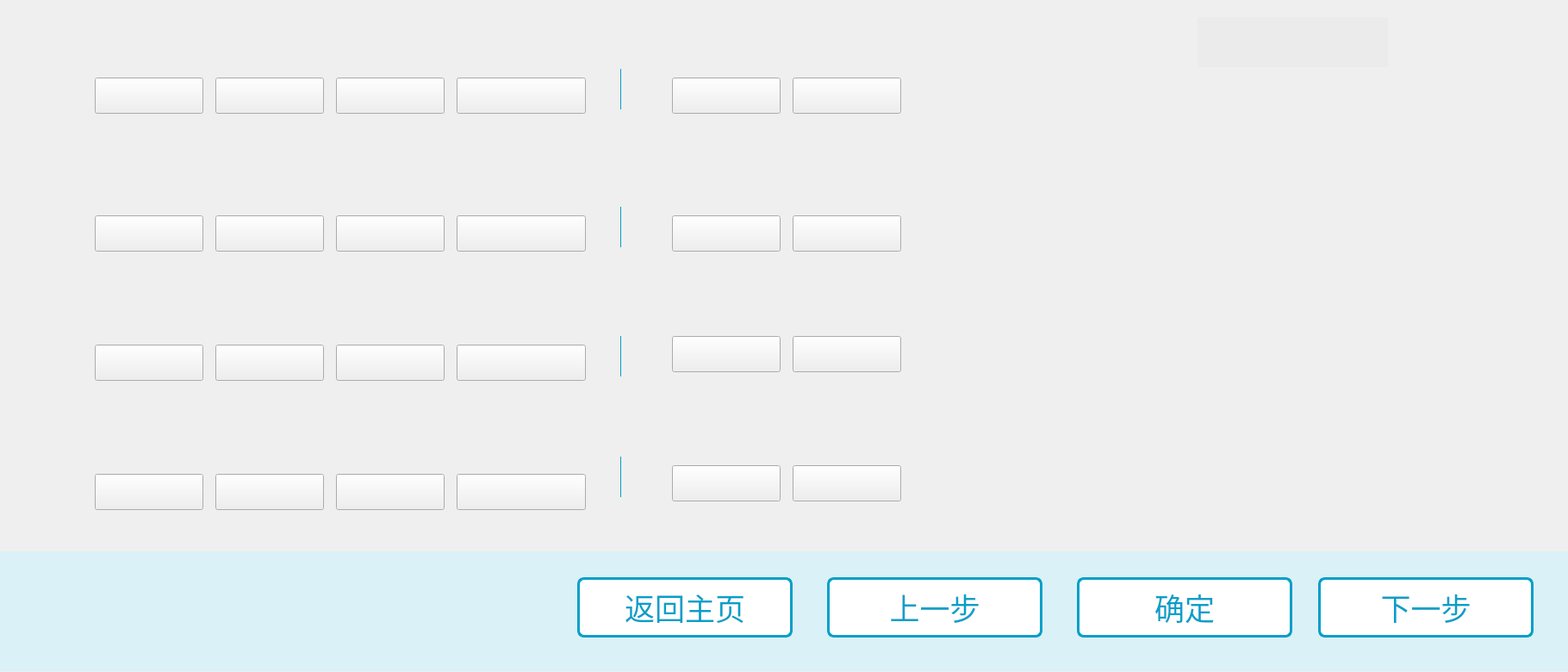
<?xml version="1.0" encoding="UTF-8"?>
<ui version="4.0">
 <class>AutoTreatLegUnblockClass</class>
 <widget class="QWidget" name="AutoTreatLegUnblockClass">
  <property name="geometry">
   <rect>
    <x>0</x>
    <y>0</y>
    <width>1820</width>
    <height>780</height>
   </rect>
  </property>
  <property name="windowTitle">
   <string>AutoTreatLegUnblock</string>
  </property>
  <widget class="QLabel" name="label_Bottom">
   <property name="geometry">
    <rect>
     <x>0</x>
     <y>640</y>
     <width>1820</width>
     <height>139</height>
    </rect>
   </property>
   <property name="styleSheet">
    <string notr="true">background-color:#DAF1F7;</string>
   </property>
   <property name="text">
    <string/>
   </property>
  </widget>
  <widget class="QLabel" name="label_XueweiImage">
   <property name="geometry">
    <rect>
     <x>1270</x>
     <y>100</y>
     <width>449</width>
     <height>535</height>
    </rect>
   </property>
   <property name="text">
    <string/>
   </property>
   <property name="pixmap">
    <pixmap resource="PhysicalTherapyRobot.qrc">:/LegUnblock.png</pixmap>
   </property>
  </widget>
  <widget class="QPushButton" name="pushButton_LastStep">
   <property name="geometry">
    <rect>
     <x>960</x>
     <y>670</y>
     <width>250</width>
     <height>70</height>
    </rect>
   </property>
   <property name="font">
    <font>
     <family>阿里巴巴普惠体</family>
     <pointsize>26</pointsize>
     <weight>50</weight>
     <bold>false</bold>
    </font>
   </property>
   <property name="styleSheet">
    <string notr="true">QPushButton
{
    /*背景颜色*/  
	background-color:rgb(255,255,255);
	border-radius:8px;
	border:3px solid #059FC9;
	color:#059FC9;
}

QPushButton:pressed
{
    background-color:#059FC9;
	color:white;
}</string>
   </property>
   <property name="text">
    <string>上一步</string>
   </property>
  </widget>
  <widget class="QPushButton" name="pushButton_NextStep">
   <property name="geometry">
    <rect>
     <x>1530</x>
     <y>670</y>
     <width>250</width>
     <height>70</height>
    </rect>
   </property>
   <property name="font">
    <font>
     <family>阿里巴巴普惠体</family>
     <pointsize>26</pointsize>
     <weight>50</weight>
     <bold>false</bold>
    </font>
   </property>
   <property name="styleSheet">
    <string notr="true">QPushButton
{
    /*背景颜色*/  
	background-color:rgb(255,255,255);
	border-radius:8px;
	border:3px solid #059FC9;
	color:#059FC9;
}

QPushButton:pressed
{
    background-color:#059FC9;
	color:white;
}</string>
   </property>
   <property name="text">
    <string>下一步</string>
   </property>
  </widget>
  <widget class="QLabel" name="label_BackGround">
   <property name="geometry">
    <rect>
     <x>0</x>
     <y>0</y>
     <width>1820</width>
     <height>641</height>
    </rect>
   </property>
   <property name="styleSheet">
    <string notr="true"/>
   </property>
   <property name="text">
    <string/>
   </property>
  </widget>
  <widget class="QPushButton" name="pushButton_Confirm">
   <property name="geometry">
    <rect>
     <x>1250</x>
     <y>670</y>
     <width>250</width>
     <height>70</height>
    </rect>
   </property>
   <property name="font">
    <font>
     <family>阿里巴巴普惠体</family>
     <pointsize>26</pointsize>
     <weight>50</weight>
     <bold>false</bold>
    </font>
   </property>
   <property name="styleSheet">
    <string notr="true">QPushButton
{
    /*背景颜色*/  
	background-color:rgb(255,255,255);
	border-radius:8px;
	border:3px solid #059FC9;
	color:#059FC9;
}

QPushButton:pressed
{
    background-color:#059FC9;
	color:white;
}</string>
   </property>
   <property name="text">
    <string>确定</string>
   </property>
  </widget>
  <widget class="QPushButton" name="pushButton_BackToHome">
   <property name="geometry">
    <rect>
     <x>670</x>
     <y>670</y>
     <width>250</width>
     <height>70</height>
    </rect>
   </property>
   <property name="font">
    <font>
     <family>阿里巴巴普惠体</family>
     <pointsize>26</pointsize>
     <weight>50</weight>
     <bold>false</bold>
    </font>
   </property>
   <property name="styleSheet">
    <string notr="true">QPushButton
{
    /*背景颜色*/  
	background-color:rgb(255,255,255);
	border-radius:8px;
	border:3px solid #059FC9;
	color:#059FC9;
}

QPushButton:pressed
{
    background-color:#059FC9;
	color:white;
}</string>
   </property>
   <property name="text">
    <string>返回主页</string>
   </property>
  </widget>
  <widget class="QLabel" name="label_LeftTop">
   <property name="geometry">
    <rect>
     <x>70</x>
     <y>20</y>
     <width>1009</width>
     <height>137</height>
    </rect>
   </property>
   <property name="text">
    <string/>
   </property>
   <property name="pixmap">
    <pixmap resource="PhysicalTherapyRobot.qrc">:/LegUnblockLeftTop.png</pixmap>
   </property>
  </widget>
  <widget class="QLabel" name="label_LeftSecond">
   <property name="geometry">
    <rect>
     <x>70</x>
     <y>180</y>
     <width>1009</width>
     <height>137</height>
    </rect>
   </property>
   <property name="text">
    <string/>
   </property>
   <property name="pixmap">
    <pixmap resource="PhysicalTherapyRobot.qrc">:/legUnblockLeftSecond.png</pixmap>
   </property>
  </widget>
  <widget class="QLabel" name="label_LeftSecond_2">
   <property name="geometry">
    <rect>
     <x>70</x>
     <y>330</y>
     <width>1009</width>
     <height>137</height>
    </rect>
   </property>
   <property name="text">
    <string/>
   </property>
   <property name="pixmap">
    <pixmap resource="PhysicalTherapyRobot.qrc">:/LegUnblockLeftThird.png</pixmap>
   </property>
  </widget>
  <widget class="QLabel" name="label_LeftSecond_3">
   <property name="geometry">
    <rect>
     <x>70</x>
     <y>480</y>
     <width>1009</width>
     <height>137</height>
    </rect>
   </property>
   <property name="text">
    <string/>
   </property>
   <property name="pixmap">
    <pixmap resource="PhysicalTherapyRobot.qrc">:/LegUnblockLeftFourth.png</pixmap>
   </property>
  </widget>
  <widget class="QLabel" name="label_TreatTime">
   <property name="geometry">
    <rect>
     <x>1180</x>
     <y>18</y>
     <width>535</width>
     <height>67</height>
    </rect>
   </property>
   <property name="font">
    <font>
     <family>阿里巴巴普惠体</family>
     <pointsize>12</pointsize>
    </font>
   </property>
   <property name="text">
    <string/>
   </property>
   <property name="pixmap">
    <pixmap resource="PhysicalTherapyRobot.qrc">:/LegUnblockTreatTime.png</pixmap>
   </property>
  </widget>
  <widget class="QPushButton" name="pushButton_Decr">
   <property name="geometry">
    <rect>
     <x>1340</x>
     <y>26</y>
     <width>50</width>
     <height>50</height>
    </rect>
   </property>
   <property name="styleSheet">
    <string notr="true">border-radius:37px;</string>
   </property>
   <property name="text">
    <string/>
   </property>
   <property name="icon">
    <iconset resource="PhysicalTherapyRobot.qrc">
     <normaloff>:/--.png</normaloff>:/--.png</iconset>
   </property>
   <property name="iconSize">
    <size>
     <width>50</width>
     <height>50</height>
    </size>
   </property>
  </widget>
  <widget class="QPushButton" name="pushButton_Incr">
   <property name="geometry">
    <rect>
     <x>1610</x>
     <y>26</y>
     <width>50</width>
     <height>50</height>
    </rect>
   </property>
   <property name="styleSheet">
    <string notr="true">border-radius:37px;</string>
   </property>
   <property name="text">
    <string/>
   </property>
   <property name="icon">
    <iconset resource="PhysicalTherapyRobot.qrc">
     <normaloff>:/++.png</normaloff>:/++.png</iconset>
   </property>
   <property name="iconSize">
    <size>
     <width>50</width>
     <height>50</height>
    </size>
   </property>
  </widget>
  <widget class="QLabel" name="label_Time">
   <property name="geometry">
    <rect>
     <x>1390</x>
     <y>20</y>
     <width>221</width>
     <height>58</height>
    </rect>
   </property>
   <property name="font">
    <font>
     <family>阿里巴巴普惠体</family>
     <pointsize>12</pointsize>
    </font>
   </property>
   <property name="styleSheet">
    <string notr="true">background-color:#EBEBEB;</string>
   </property>
   <property name="text">
    <string/>
   </property>
   <property name="pixmap">
    <pixmap resource="PhysicalTherapyRobot.qrc">:/time.png</pixmap>
   </property>
   <property name="alignment">
    <set>Qt::AlignCenter</set>
   </property>
  </widget>
  <widget class="QPushButton" name="pushButton_Shangliao1">
   <property name="geometry">
    <rect>
     <x>110</x>
     <y>90</y>
     <width>126</width>
     <height>42</height>
    </rect>
   </property>
   <property name="text">
    <string/>
   </property>
   <property name="icon">
    <iconset resource="PhysicalTherapyRobot.qrc">
     <normaloff>:/ShangliaoUnush.png</normaloff>:/ShangliaoUnush.png</iconset>
   </property>
   <property name="iconSize">
    <size>
     <width>126</width>
     <height>42</height>
    </size>
   </property>
  </widget>
  <widget class="QPushButton" name="pushButton_Shangliao2">
   <property name="geometry">
    <rect>
     <x>110</x>
     <y>250</y>
     <width>126</width>
     <height>42</height>
    </rect>
   </property>
   <property name="text">
    <string/>
   </property>
   <property name="icon">
    <iconset resource="PhysicalTherapyRobot.qrc">
     <normaloff>:/ShangliaoUnush.png</normaloff>:/ShangliaoUnush.png</iconset>
   </property>
   <property name="iconSize">
    <size>
     <width>126</width>
     <height>42</height>
    </size>
   </property>
  </widget>
  <widget class="QPushButton" name="pushButton_Shangliao3">
   <property name="geometry">
    <rect>
     <x>110</x>
     <y>400</y>
     <width>126</width>
     <height>42</height>
    </rect>
   </property>
   <property name="text">
    <string/>
   </property>
   <property name="icon">
    <iconset resource="PhysicalTherapyRobot.qrc">
     <normaloff>:/ShangliaoUnush.png</normaloff>:/ShangliaoUnush.png</iconset>
   </property>
   <property name="iconSize">
    <size>
     <width>126</width>
     <height>42</height>
    </size>
   </property>
  </widget>
  <widget class="QPushButton" name="pushButton_Shangliao4">
   <property name="geometry">
    <rect>
     <x>110</x>
     <y>550</y>
     <width>126</width>
     <height>42</height>
    </rect>
   </property>
   <property name="text">
    <string/>
   </property>
   <property name="icon">
    <iconset resource="PhysicalTherapyRobot.qrc">
     <normaloff>:/ShangliaoUnush.png</normaloff>:/ShangliaoUnush.png</iconset>
   </property>
   <property name="iconSize">
    <size>
     <width>126</width>
     <height>42</height>
    </size>
   </property>
  </widget>
  <widget class="QPushButton" name="pushButton_Youyaoyan1">
   <property name="geometry">
    <rect>
     <x>250</x>
     <y>90</y>
     <width>126</width>
     <height>42</height>
    </rect>
   </property>
   <property name="text">
    <string/>
   </property>
   <property name="icon">
    <iconset resource="PhysicalTherapyRobot.qrc">
     <normaloff>:/YouyaoyanUnpush.png</normaloff>:/YouyaoyanUnpush.png</iconset>
   </property>
   <property name="iconSize">
    <size>
     <width>126</width>
     <height>42</height>
    </size>
   </property>
  </widget>
  <widget class="QPushButton" name="pushButton_Youyaoyan2">
   <property name="geometry">
    <rect>
     <x>250</x>
     <y>400</y>
     <width>126</width>
     <height>42</height>
    </rect>
   </property>
   <property name="text">
    <string/>
   </property>
   <property name="icon">
    <iconset resource="PhysicalTherapyRobot.qrc">
     <normaloff>:/YouyaoyanUnpush.png</normaloff>:/YouyaoyanUnpush.png</iconset>
   </property>
   <property name="iconSize">
    <size>
     <width>126</width>
     <height>42</height>
    </size>
   </property>
  </widget>
  <widget class="QPushButton" name="pushButton_Zuoyaoyan1">
   <property name="geometry">
    <rect>
     <x>250</x>
     <y>250</y>
     <width>126</width>
     <height>42</height>
    </rect>
   </property>
   <property name="text">
    <string/>
   </property>
   <property name="icon">
    <iconset resource="PhysicalTherapyRobot.qrc">
     <normaloff>:/ZuoyaoyanUnpush.png</normaloff>:/ZuoyaoyanUnpush.png</iconset>
   </property>
   <property name="iconSize">
    <size>
     <width>126</width>
     <height>42</height>
    </size>
   </property>
  </widget>
  <widget class="QPushButton" name="pushButton_Zuoyaoyan2">
   <property name="geometry">
    <rect>
     <x>250</x>
     <y>550</y>
     <width>126</width>
     <height>42</height>
    </rect>
   </property>
   <property name="text">
    <string/>
   </property>
   <property name="icon">
    <iconset resource="PhysicalTherapyRobot.qrc">
     <normaloff>:/ZuoyaoyanUnpush.png</normaloff>:/ZuoyaoyanUnpush.png</iconset>
   </property>
   <property name="iconSize">
    <size>
     <width>126</width>
     <height>42</height>
    </size>
   </property>
  </widget>
  <widget class="QPushButton" name="pushButton_Shenyu1">
   <property name="geometry">
    <rect>
     <x>390</x>
     <y>90</y>
     <width>126</width>
     <height>42</height>
    </rect>
   </property>
   <property name="text">
    <string/>
   </property>
   <property name="icon">
    <iconset resource="PhysicalTherapyRobot.qrc">
     <normaloff>:/ShenyuUnpush.png</normaloff>:/ShenyuUnpush.png</iconset>
   </property>
   <property name="iconSize">
    <size>
     <width>126</width>
     <height>42</height>
    </size>
   </property>
  </widget>
  <widget class="QPushButton" name="pushButton_Shenyu2">
   <property name="geometry">
    <rect>
     <x>390</x>
     <y>250</y>
     <width>126</width>
     <height>42</height>
    </rect>
   </property>
   <property name="text">
    <string/>
   </property>
   <property name="icon">
    <iconset resource="PhysicalTherapyRobot.qrc">
     <normaloff>:/ShenyuUnpush.png</normaloff>:/ShenyuUnpush.png</iconset>
   </property>
   <property name="iconSize">
    <size>
     <width>126</width>
     <height>42</height>
    </size>
   </property>
  </widget>
  <widget class="QPushButton" name="pushButton_Shenyu3">
   <property name="geometry">
    <rect>
     <x>390</x>
     <y>400</y>
     <width>126</width>
     <height>42</height>
    </rect>
   </property>
   <property name="text">
    <string/>
   </property>
   <property name="icon">
    <iconset resource="PhysicalTherapyRobot.qrc">
     <normaloff>:/ShenyuUnpush.png</normaloff>:/ShenyuUnpush.png</iconset>
   </property>
   <property name="iconSize">
    <size>
     <width>126</width>
     <height>42</height>
    </size>
   </property>
  </widget>
  <widget class="QPushButton" name="pushButton_Shenyu4">
   <property name="geometry">
    <rect>
     <x>390</x>
     <y>550</y>
     <width>126</width>
     <height>42</height>
    </rect>
   </property>
   <property name="text">
    <string/>
   </property>
   <property name="icon">
    <iconset resource="PhysicalTherapyRobot.qrc">
     <normaloff>:/ShenyuUnpush.png</normaloff>:/ShenyuUnpush.png</iconset>
   </property>
   <property name="iconSize">
    <size>
     <width>126</width>
     <height>42</height>
    </size>
   </property>
  </widget>
  <widget class="QPushButton" name="pushButton_Yaoyangguan1">
   <property name="geometry">
    <rect>
     <x>530</x>
     <y>90</y>
     <width>150</width>
     <height>42</height>
    </rect>
   </property>
   <property name="text">
    <string/>
   </property>
   <property name="icon">
    <iconset resource="PhysicalTherapyRobot.qrc">
     <normaloff>:/LegUnblockYaoyangguanUnpush.png</normaloff>:/LegUnblockYaoyangguanUnpush.png</iconset>
   </property>
   <property name="iconSize">
    <size>
     <width>150</width>
     <height>42</height>
    </size>
   </property>
  </widget>
  <widget class="QPushButton" name="pushButton_Yaoyangguan2">
   <property name="geometry">
    <rect>
     <x>530</x>
     <y>250</y>
     <width>150</width>
     <height>42</height>
    </rect>
   </property>
   <property name="text">
    <string/>
   </property>
   <property name="icon">
    <iconset resource="PhysicalTherapyRobot.qrc">
     <normaloff>:/LegUnblockYaoyangguanUnpush.png</normaloff>:/LegUnblockYaoyangguanUnpush.png</iconset>
   </property>
   <property name="iconSize">
    <size>
     <width>150</width>
     <height>42</height>
    </size>
   </property>
  </widget>
  <widget class="QPushButton" name="pushButton_Yaoyangguan3">
   <property name="geometry">
    <rect>
     <x>530</x>
     <y>400</y>
     <width>150</width>
     <height>42</height>
    </rect>
   </property>
   <property name="text">
    <string/>
   </property>
   <property name="icon">
    <iconset resource="PhysicalTherapyRobot.qrc">
     <normaloff>:/LegUnblockYaoyangguanUnpush.png</normaloff>:/LegUnblockYaoyangguanUnpush.png</iconset>
   </property>
   <property name="iconSize">
    <size>
     <width>150</width>
     <height>42</height>
    </size>
   </property>
  </widget>
  <widget class="QPushButton" name="pushButton_Yaoyangguan4">
   <property name="geometry">
    <rect>
     <x>530</x>
     <y>550</y>
     <width>150</width>
     <height>42</height>
    </rect>
   </property>
   <property name="text">
    <string/>
   </property>
   <property name="icon">
    <iconset resource="PhysicalTherapyRobot.qrc">
     <normaloff>:/LegUnblockYaoyangguanUnpush.png</normaloff>:/LegUnblockYaoyangguanUnpush.png</iconset>
   </property>
   <property name="iconSize">
    <size>
     <width>150</width>
     <height>42</height>
    </size>
   </property>
  </widget>
  <widget class="QPushButton" name="pushButton_Youweizhong1">
   <property name="geometry">
    <rect>
     <x>780</x>
     <y>90</y>
     <width>126</width>
     <height>42</height>
    </rect>
   </property>
   <property name="text">
    <string/>
   </property>
   <property name="icon">
    <iconset resource="PhysicalTherapyRobot.qrc">
     <normaloff>:/YouweizhongUnpush.png</normaloff>:/YouweizhongUnpush.png</iconset>
   </property>
   <property name="iconSize">
    <size>
     <width>126</width>
     <height>42</height>
    </size>
   </property>
  </widget>
  <widget class="QLabel" name="label">
   <property name="geometry">
    <rect>
     <x>720</x>
     <y>80</y>
     <width>1</width>
     <height>47</height>
    </rect>
   </property>
   <property name="styleSheet">
    <string notr="true">background-color:#059FC9;</string>
   </property>
   <property name="text">
    <string/>
   </property>
  </widget>
  <widget class="QLabel" name="label_2">
   <property name="geometry">
    <rect>
     <x>720</x>
     <y>240</y>
     <width>1</width>
     <height>47</height>
    </rect>
   </property>
   <property name="styleSheet">
    <string notr="true">background-color:#059FC9;</string>
   </property>
   <property name="text">
    <string/>
   </property>
  </widget>
  <widget class="QLabel" name="label_3">
   <property name="geometry">
    <rect>
     <x>720</x>
     <y>390</y>
     <width>1</width>
     <height>47</height>
    </rect>
   </property>
   <property name="styleSheet">
    <string notr="true">background-color:#059FC9;</string>
   </property>
   <property name="text">
    <string/>
   </property>
  </widget>
  <widget class="QLabel" name="label_4">
   <property name="geometry">
    <rect>
     <x>720</x>
     <y>530</y>
     <width>1</width>
     <height>47</height>
    </rect>
   </property>
   <property name="styleSheet">
    <string notr="true">background-color:#059FC9;</string>
   </property>
   <property name="text">
    <string/>
   </property>
  </widget>
  <widget class="QPushButton" name="pushButton_Youweiyang1">
   <property name="geometry">
    <rect>
     <x>920</x>
     <y>90</y>
     <width>126</width>
     <height>42</height>
    </rect>
   </property>
   <property name="text">
    <string/>
   </property>
   <property name="icon">
    <iconset resource="PhysicalTherapyRobot.qrc">
     <normaloff>:/YouweiyangUnpush.png</normaloff>:/YouweiyangUnpush.png</iconset>
   </property>
   <property name="iconSize">
    <size>
     <width>126</width>
     <height>42</height>
    </size>
   </property>
  </widget>
  <widget class="QPushButton" name="pushButton_Zuoweizhong1">
   <property name="geometry">
    <rect>
     <x>780</x>
     <y>250</y>
     <width>126</width>
     <height>42</height>
    </rect>
   </property>
   <property name="text">
    <string/>
   </property>
   <property name="icon">
    <iconset resource="PhysicalTherapyRobot.qrc">
     <normaloff>:/ZuoweizhongUnpush.png</normaloff>:/ZuoweizhongUnpush.png</iconset>
   </property>
   <property name="iconSize">
    <size>
     <width>126</width>
     <height>42</height>
    </size>
   </property>
  </widget>
  <widget class="QPushButton" name="pushButton_Zuoweiyang1">
   <property name="geometry">
    <rect>
     <x>920</x>
     <y>250</y>
     <width>126</width>
     <height>42</height>
    </rect>
   </property>
   <property name="text">
    <string/>
   </property>
   <property name="icon">
    <iconset resource="PhysicalTherapyRobot.qrc">
     <normaloff>:/ZuoweiyangUnpush.png</normaloff>:/ZuoweiyangUnpush.png</iconset>
   </property>
   <property name="iconSize">
    <size>
     <width>126</width>
     <height>42</height>
    </size>
   </property>
  </widget>
  <widget class="QPushButton" name="pushButton_Youkunlun1">
   <property name="geometry">
    <rect>
     <x>780</x>
     <y>390</y>
     <width>126</width>
     <height>42</height>
    </rect>
   </property>
   <property name="text">
    <string/>
   </property>
   <property name="icon">
    <iconset resource="PhysicalTherapyRobot.qrc">
     <normaloff>:/YoukunlunUnpush.png</normaloff>:/YoukunlunUnpush.png</iconset>
   </property>
   <property name="iconSize">
    <size>
     <width>126</width>
     <height>42</height>
    </size>
   </property>
  </widget>
  <widget class="QPushButton" name="pushButton_Youjiexi1">
   <property name="geometry">
    <rect>
     <x>920</x>
     <y>390</y>
     <width>126</width>
     <height>42</height>
    </rect>
   </property>
   <property name="text">
    <string/>
   </property>
   <property name="icon">
    <iconset resource="PhysicalTherapyRobot.qrc">
     <normaloff>:/YoujiexiUnpush.png</normaloff>:/YoujiexiUnpush.png</iconset>
   </property>
   <property name="iconSize">
    <size>
     <width>126</width>
     <height>42</height>
    </size>
   </property>
  </widget>
  <widget class="QPushButton" name="pushButton_Zuokunlun1">
   <property name="geometry">
    <rect>
     <x>780</x>
     <y>540</y>
     <width>126</width>
     <height>42</height>
    </rect>
   </property>
   <property name="text">
    <string/>
   </property>
   <property name="icon">
    <iconset resource="PhysicalTherapyRobot.qrc">
     <normaloff>:/ZuokunlunUnpush.png</normaloff>:/ZuokunlunUnpush.png</iconset>
   </property>
   <property name="iconSize">
    <size>
     <width>126</width>
     <height>42</height>
    </size>
   </property>
  </widget>
  <widget class="QPushButton" name="pushButton_Zuojiexi1">
   <property name="geometry">
    <rect>
     <x>920</x>
     <y>540</y>
     <width>126</width>
     <height>42</height>
    </rect>
   </property>
   <property name="text">
    <string/>
   </property>
   <property name="icon">
    <iconset resource="PhysicalTherapyRobot.qrc">
     <normaloff>:/ZuojiexiUnpush.png</normaloff>:/ZuojiexiUnpush.png</iconset>
   </property>
   <property name="iconSize">
    <size>
     <width>126</width>
     <height>42</height>
    </size>
   </property>
  </widget>
  <zorder>label_BackGround</zorder>
  <zorder>label_Bottom</zorder>
  <zorder>label_XueweiImage</zorder>
  <zorder>pushButton_LastStep</zorder>
  <zorder>pushButton_NextStep</zorder>
  <zorder>pushButton_Confirm</zorder>
  <zorder>pushButton_BackToHome</zorder>
  <zorder>label_LeftTop</zorder>
  <zorder>label_LeftSecond</zorder>
  <zorder>label_LeftSecond_2</zorder>
  <zorder>label_LeftSecond_3</zorder>
  <zorder>label_TreatTime</zorder>
  <zorder>pushButton_Decr</zorder>
  <zorder>pushButton_Incr</zorder>
  <zorder>label_Time</zorder>
  <zorder>pushButton_Shangliao1</zorder>
  <zorder>pushButton_Shangliao2</zorder>
  <zorder>pushButton_Shangliao3</zorder>
  <zorder>pushButton_Shangliao4</zorder>
  <zorder>pushButton_Youyaoyan1</zorder>
  <zorder>pushButton_Youyaoyan2</zorder>
  <zorder>pushButton_Zuoyaoyan1</zorder>
  <zorder>pushButton_Zuoyaoyan2</zorder>
  <zorder>pushButton_Shenyu1</zorder>
  <zorder>pushButton_Shenyu2</zorder>
  <zorder>pushButton_Shenyu3</zorder>
  <zorder>pushButton_Shenyu4</zorder>
  <zorder>pushButton_Yaoyangguan1</zorder>
  <zorder>pushButton_Yaoyangguan2</zorder>
  <zorder>pushButton_Yaoyangguan3</zorder>
  <zorder>pushButton_Yaoyangguan4</zorder>
  <zorder>pushButton_Youweizhong1</zorder>
  <zorder>label</zorder>
  <zorder>label_2</zorder>
  <zorder>label_3</zorder>
  <zorder>label_4</zorder>
  <zorder>pushButton_Youweiyang1</zorder>
  <zorder>pushButton_Zuoweizhong1</zorder>
  <zorder>pushButton_Zuoweiyang1</zorder>
  <zorder>pushButton_Youkunlun1</zorder>
  <zorder>pushButton_Youjiexi1</zorder>
  <zorder>pushButton_Zuokunlun1</zorder>
  <zorder>pushButton_Zuojiexi1</zorder>
 </widget>
 <layoutdefault spacing="6" margin="11"/>
 <resources>
  <include location="PhysicalTherapyRobot.qrc"/>
 </resources>
 <connections/>
</ui>
